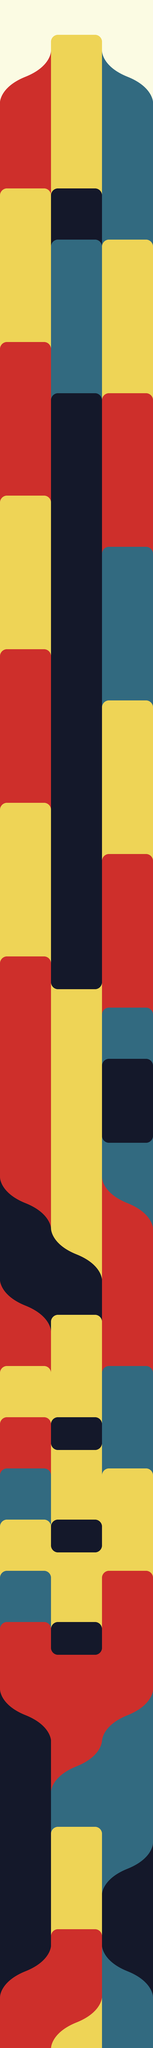

Rendered tile map (Tiled .tmx) drawn with the repository's tilesets; below, a short description and the full map source, tile grids included:
An orthogonal 3x40 tile map with 200x200 px tiles, 2 tile layers (Tile Layer 1, Tile Layer 2).

<map version="1.5" tiledversion="1.6.0" orientation="orthogonal" renderorder="right-down" width="3" height="40" tilewidth="200" tileheight="200" infinite="0" nextlayerid="3" nextobjectid="1">
 <tileset firstgid="1" name="spritesheet" tilewidth="200" tileheight="200" tilecount="40" columns="5">
  <image source="../../rybSpriteSheet2.png" width="1000" height="1600" />
 </tileset>
 <layer id="1" name="Tile Layer 1" width="3" height="40">
  <data encoding="csv">
11,21,6,
21,16,21,
11,16,6,
11,16,6,
16,1,6,
16,6,16,
16,6,16,
11,6,16,
11,16,11,
11,1,11,
16,1,11,
16,1,6,
16,1,6,
11,1,6,
11,1,6,
11,1,6,
16,1,16,
16,1,11,
16,1,11,
11,16,11,
11,16,6,
11,16,1,
11,16,6,
11,16,6,
1,16,11,
11,1,11,
11,16,11,
16,16,6,
11,16,6,
6,16,16,
16,16,16,
6,16,11,
11,11,11,
11,11,6,
11,11,6,
11,6,6,
11,16,6,
11,16,1,
11,11,6,
11,16,6
</data>
 </layer>
 <layer id="2" name="Tile Layer 2" width="3" height="40">
  <data encoding="csv">
21,30,21,
13,0,7,
0,0,0,
30,27,0,
16,28,30,
16,0,0,
29,0,0,
0,27,29,
0,1,0,
30,0,0,
0,0,28,
0,0,0,
29,0,0,
0,0,30,
0,0,16,
30,0,16,
0,0,29,
0,0,0,
29,37,0,
0,22,28,
0,0,27,
0,0,0,
0,0,22,
2,0,12,
0,2,12,
4,30,11,
30,0,28,
29,27,0,
28,22,30,
30,27,0,
28,22,29,
29,27,0,
0,22,0,
2,0,15,
1,8,0,
1,30,0,
1,0,3,
1,29,0,
5,0,4,
0,15,0
</data>
 </layer>
</map>